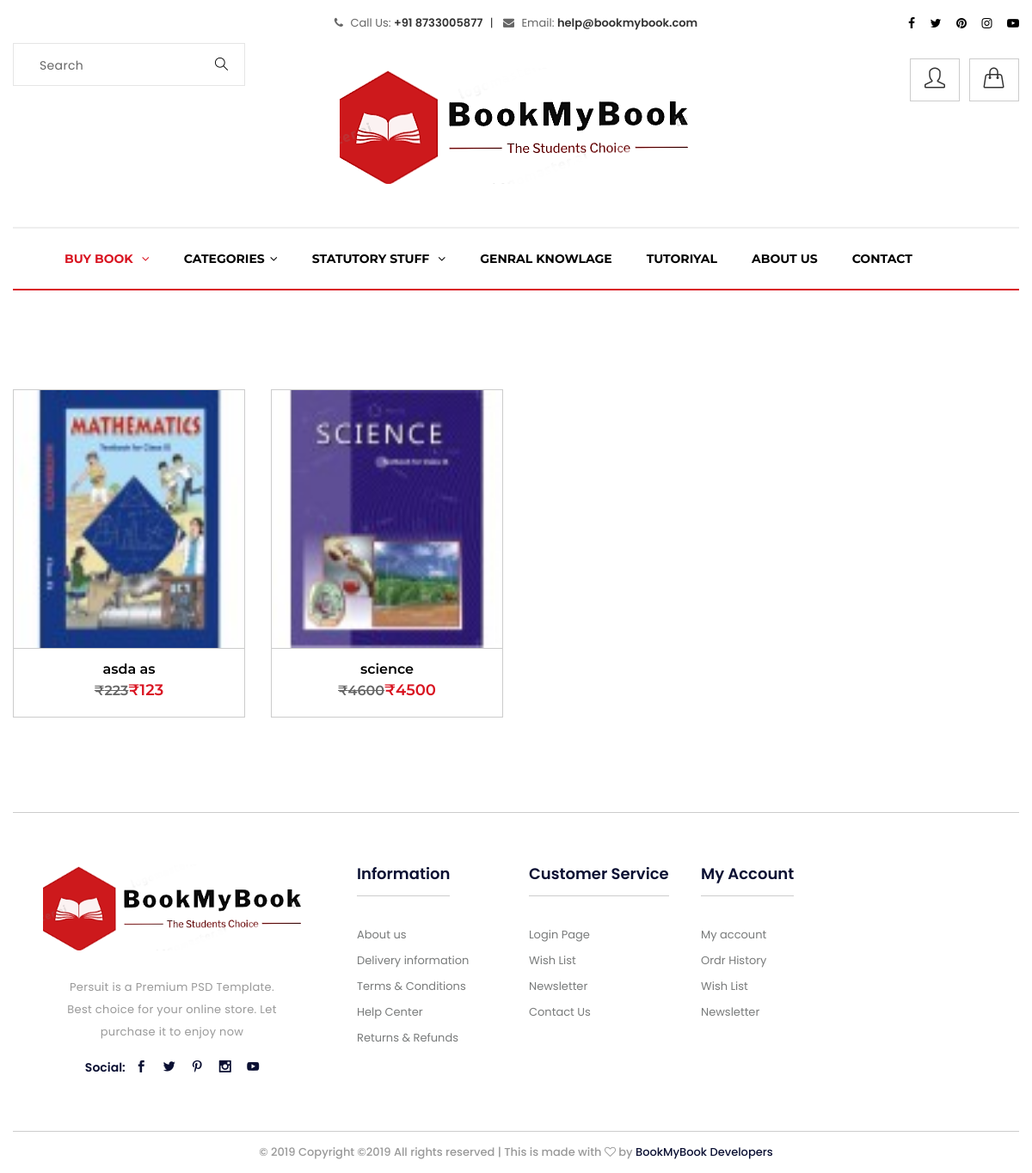
The page /books.php on the database its author committed.
### tables this page shows
CREATE TABLE `book` (
  `b_id` int(255) NOT NULL,
  `b_name` varchar(40) DEFAULT NULL,
  `b_publisher` varchar(40) DEFAULT NULL,
  `b_edition` varchar(10) DEFAULT NULL,
  `b_isbn` varchar(10) DEFAULT NULL,
  `b_page` bigint(255) DEFAULT NULL,
  `b_price` bigint(255) DEFAULT NULL,
  `b_img` varchar(50) NOT NULL DEFAULT 'error',
  `b_author` varchar(40) DEFAULT NULL,
  `b_description` varchar(255) DEFAULT NULL
);

### books.php (the view, shortened to what this page needs)
<?php
include_once 'connection.php';
    if (isset($conn))
    {
 ?>
<?php
    include_once 'connection.php';
    include_once 'heder.php';
 ?>
<section class="no_sidebar_2column_area">
            <div class="container">
                <div class="two_column_product">
                    <div class="row">
                         <?php
                        $result = mysqli_query($conn,'select * from book');
                         if(mysqli_num_rows($result) > 0)
                            {
                                while ( $row = mysqli_fetch_array($result))
                                    {
                    ?>
                        <div class="col-lg-3 col-sm-6">
                            <div class="l_product_item">
                                <div class="l_p_img">
                                <img src="<?php echo $row['b_img']; ?>" height="300px" width="500px" alt="">
                             </div>
                                <div class="l_p_text">
                                    <h4><?php echo $row['b_name']; ?></h4>
                                    <h5><del>₹<?php echo $row['b_price']+100; ?></del>₹<?php echo $row['b_price']; ?></h5>
                                </div>
                            </div>
                        </div>
                         <?php
                                 }
                            }
                         ?>
                    </div>
                </div>
            </div>
</section>
<?php
    include_once 'footer.php';
 ?>
<?php
    }
    else
    {
        header("location: 404.php");
    }
?>

### rows shown on the page
book: b_img (picture), b_name "asda as", $row['b_price']+100 "223", b_price "123"
book: b_img (picture), b_name "science", $row['b_price']+100 "4600", b_price "4500"
